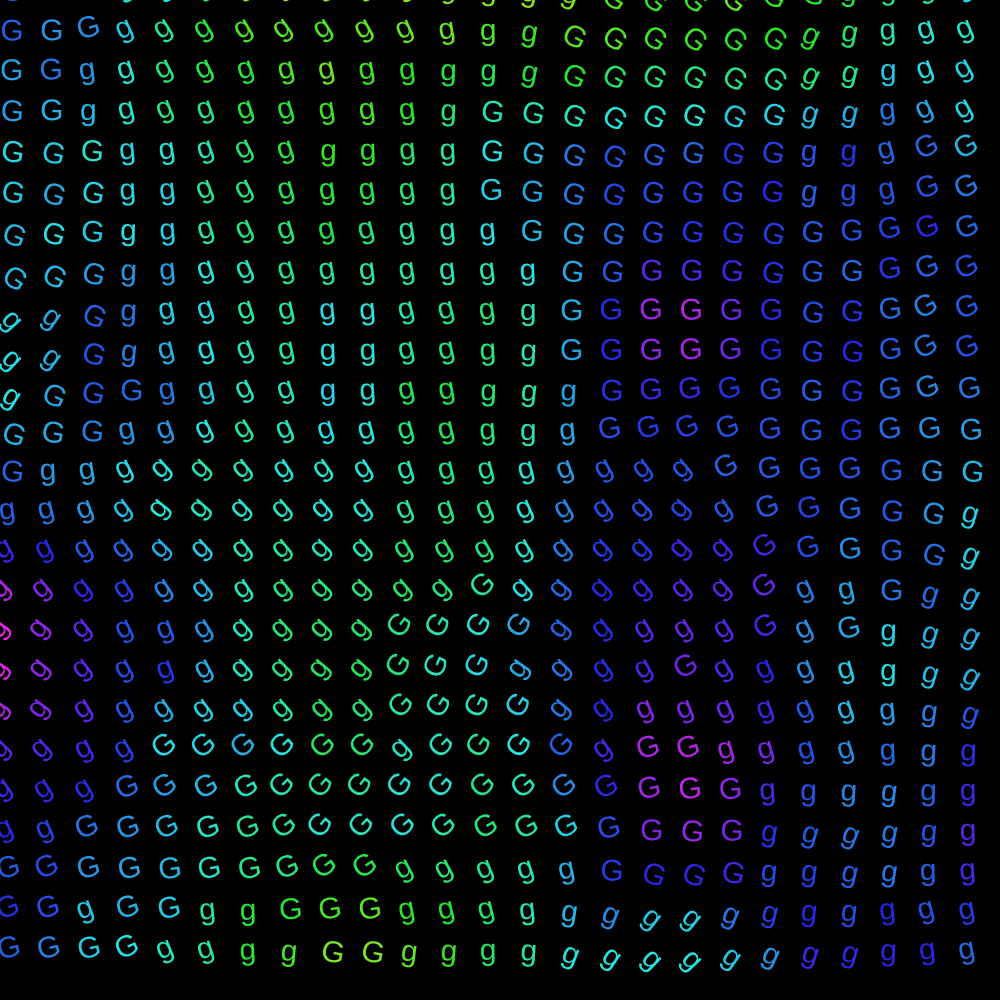
Frame 1 (no input)
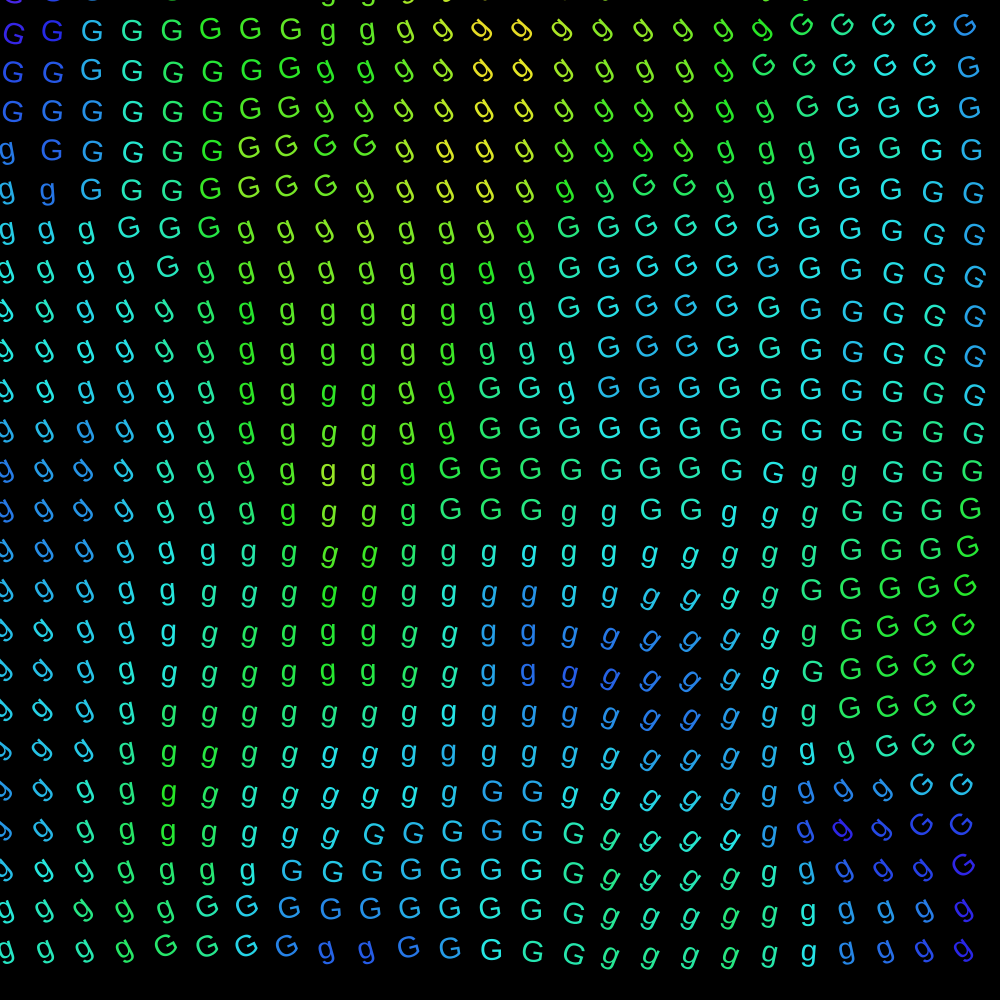
Frame 60 (no input)
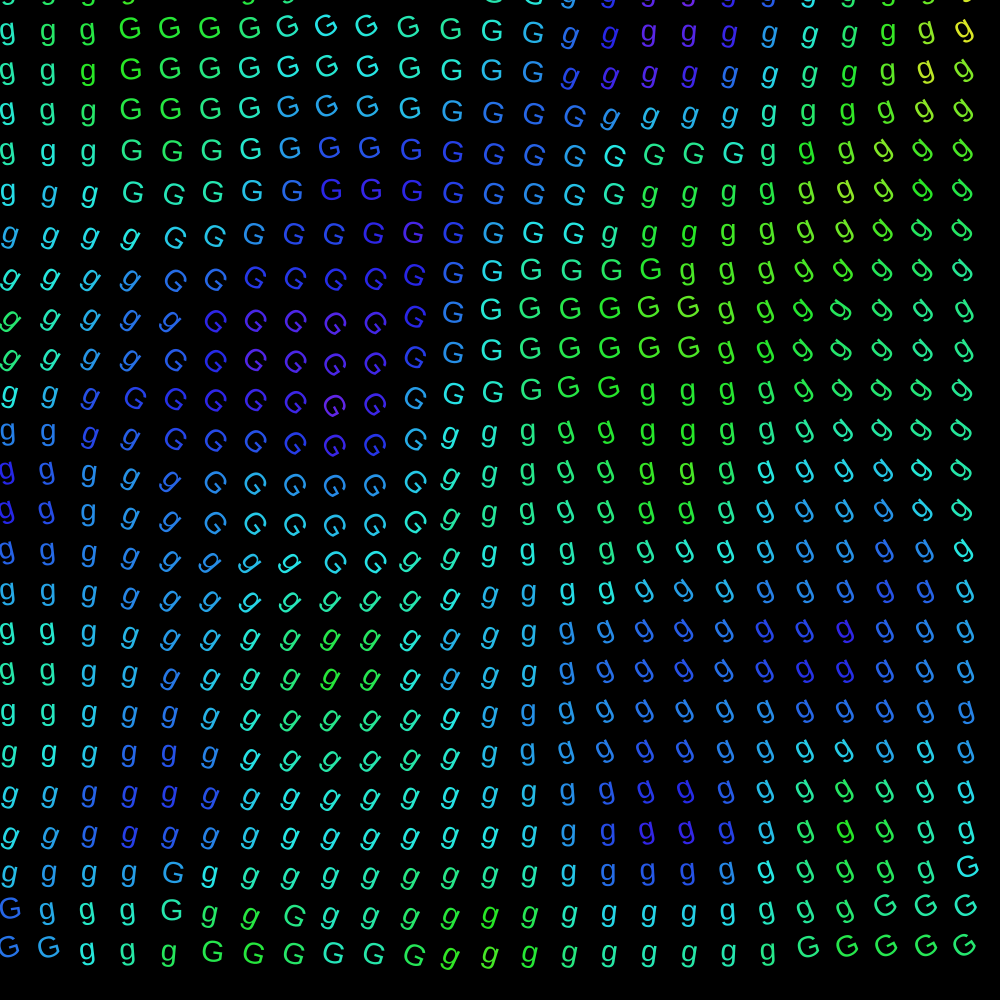
Frame 120 (the mouse pressed at the canvas centre since frame 60)

The p5.js sketch that drew these frames (run headless with seeded random() and noise() and a simulated clock; from frame 60 on, the mouse is pressed at the canvas centre):

// p5.js sketch
// ── sketch.js
let rez1 = 0.003;
let rez2 = 0.003;
let rez3 = 0.003;

let size = 30;
let lets = ['g', 'G'];
let gap = 10;

let timeOffset = 0;

function setup() {
  createCanvas(1000, 1000);
  colorMode(HSB, 360, 120, 100, 255);
  background(0, 0, 0);
  textSize(size);
}

function draw() {
  background(0);

  for (x= 0; x<width; x+=size+gap){
    for (y=0; y<height; y+=size+gap){
      n1 = noise(x*rez1, y*rez1, timeOffset);
      n2 = noise(x*rez2, y*rez2+10000, timeOffset);
      n3 = noise(x*rez3, y*rez3+20000, timeOffset);
      fill(n3*360, 100, 90);
      push();
      translate (x, y);
      rotate((n2-0.5)*PI);
      text (lets[floor(n1*2)], 0, 0)
      pop();
    }
  }
  
  timeOffset += 0.05; 
}

// reference: https://www.youtube.com/watch?v=cbKG6n7UYsE&ab_channel=Steve%27sMakerspace
